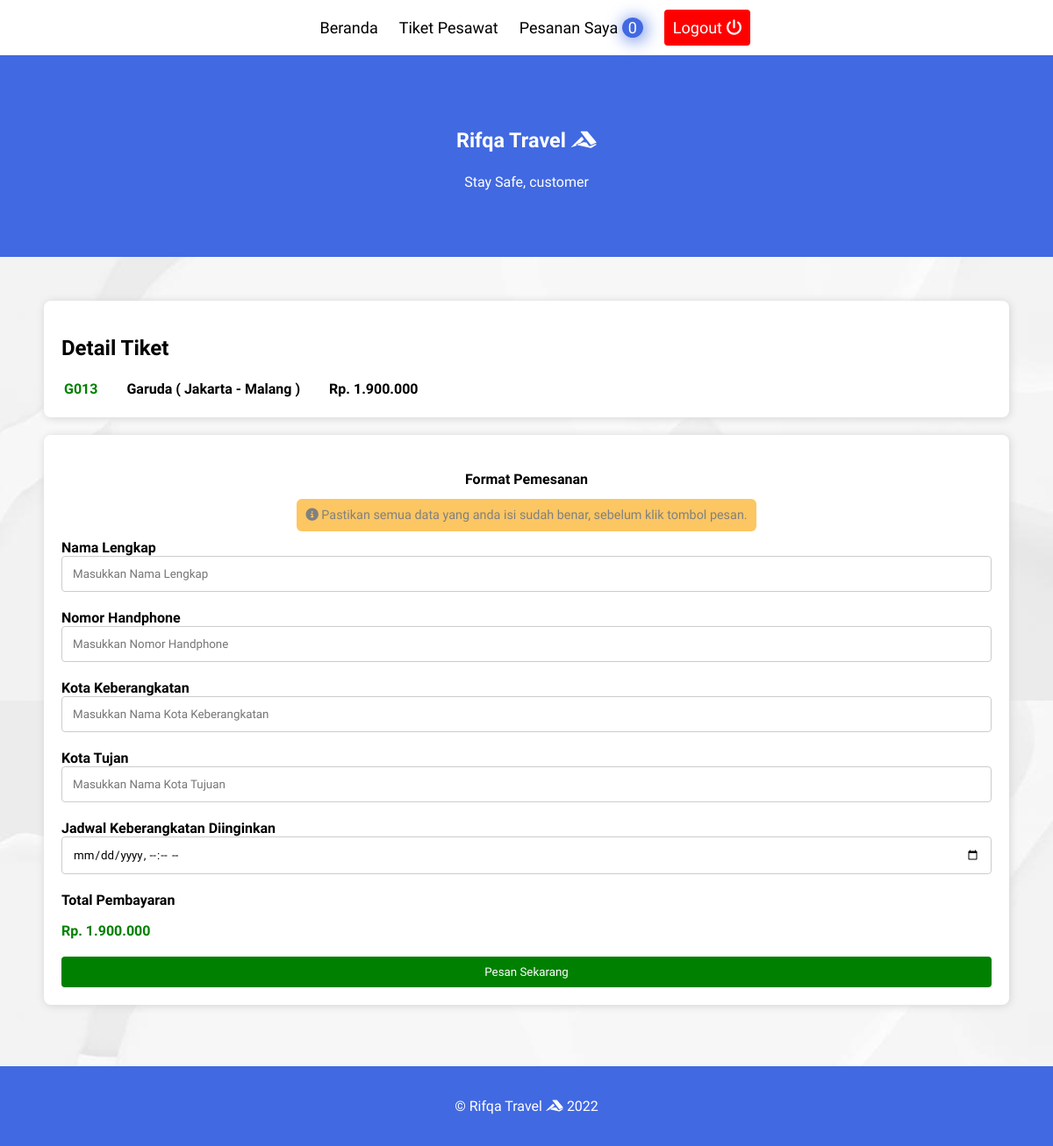
Page /rifqa_travel/produk.php?id=3 (signed in) on the committed database.
### tables this page shows
CREATE TABLE `user` (
  `id` int(11) NOT NULL,
  `username` varchar(200) NOT NULL,
  `password` varchar(200) NOT NULL,
  `nama` varchar(200) NOT NULL
);

CREATE TABLE `maskapai` (
  `id` int(11) NOT NULL,
  `kode` varchar(100) NOT NULL,
  `nama_maskapai` varchar(200) NOT NULL,
  `harga` varchar(200) NOT NULL
);

### rifqa_travel/functions.php (called while the page is built, shortened)
<?php
$conn = mysqli_connect("localhost", "root", "", "rifqa_travel");
function query($query) {
	global $conn;
	$result = mysqli_query($conn, $query);
	$rows = [];
	while ( $row = mysqli_fetch_assoc($result) ) {
		$rows[] = $row;
	};
	return $rows;
};

### rifqa_travel/produk.php (the view, shortened to what this page needs)
<?php
require 'functions.php';
$id = $_GET["id"];
$maskapai = query("SELECT * FROM maskapai WHERE id = $id")[0];
if (isset($_SESSION['username'])) {
    $username = $_SESSION['username'];
     $booking = mysqli_query($conn, "SELECT * FROM bookings WHERE username = '$username'");
}
$total_bookings = mysqli_num_rows($booking);
?>
<!DOCTYPE html>
<html>
<head>
    <link rel="stylesheet" href="css/style.css">
</head>
<body>
    <header>
        <nav>
            <ul>
                <li><a href="index.php">Beranda</a></li>
                <li><a href="katalog.php">Tiket Pesawat</a></li>
                <li><a href="pesanan.php">Pesanan Saya <span class="jumlah_bookings"><?= $total_bookings; ?></span></a></li>
                <li><a href="logout.php" class="btn" style="border-bottom: none;">Logout <i class="fas fa-power-off fa-1x"></i></a></li>
            </ul>
        </nav>
        <div class="jumbotron">
            <h3>Rifqa Travel <i class="fab fa-accusoft"></i></h3>
            <p>Stay Safe,
            <?php
                    if (isset($_SESSION['username'])) {
                     $username = $_SESSION['username'];
                     $query = mysqli_query($conn, "SELECT nama FROM user WHERE username = '$username'");
                     foreach ($query as $cf) {}
                     if($query->num_rows > 0) {
                      echo $cf['nama'];
                      }
                  }
                ?>
            </p>
        </div>
    </header>
    <main>
        <div id="content">
                <div class="card">
                    <h2>Detail Tiket</h2>
                    <table>
                      <tr>
                        <td><span style="color: green;cursor: pointer;"><?= $maskapai["kode"]; ?></span></td>
                        <td><?= $maskapai["nama_maskapai"]; ?></td>
                        <td><?= $maskapai["harga"]; ?></td>
                      </tr>
                    </table>
               </div>
               <div class="card">
                <form action="" method="post">
                    <center><h4>Format Pemesanan</h4></center>
                   <center><span style="color: grey;" class="alert"><i class="fas fa-info-circle"></i> Pastikan semua data yang anda isi sudah benar, sebelum klik tombol pesan.</span></center>
                    <br>
                    <div class="jarak">
                         <label for="nama_penerima">Nama Lengkap</label>
                         <input type="text" id="nama" name="nama" placeholder="Masukkan Nama Lengkap" required>
                    </div>
                    <div class="jarak">
                         <label for="nohp">Nomor Handphone</label>
                         <input type="number" id="nohp" name="nohp" placeholder="Masukkan Nomor Handphone" required>
                    </div>
                    <div class="jarak">
                         <label for="dari">Kota Keberangkatan</label>
                         <input type="text" id="dari" name="dari" placeholder="Masukkan Nama Kota Keberangkatan" required>
                    </div>
                    <div class="jarak">
                         <label for="tujuan">Kota Tujan</label>
                         <input type="text" id="tujuan" name="tujuan" placeholder="Masukkan Nama Kota Tujuan" required>
                    </div>
                    <div class="jarak">
                         <label for="jam_berangkat">Jadwal Keberangkatan Diinginkan</label>
                         <input type="datetime-local" id="jam_berangkat" name="jam_berangkat" placeholder="Masukkan Jam Keberangkatan Diinginkan" required>
                    </div>
                     <div class="jarak">
                         <label for="harga">Total Pembayaran</label>
                         <p style="font-weight: bold;color: green;"><?= $maskapai["harga"]; ?></p>
                    </div>
                    <button type="submit" name="pesan" class="btn" style="width: 100%;background-color: green;">Pesan Sekarang</button>
                </form>
            </div>
        </div>
    </main>
    <footer>
        <p>&#169 Rifqa Travel <i class="fab fa-accusoft"></i> 2022</p>
    </footer>
</body>
</html>

### rifqa_travel/css/style.css (style rules this page uses)
* { box-sizing: border-box; font-family: 'Sen', sans-serif; }
body { margin: 0; padding: 0; font-family: 'Sen', sans-serif; }
header { display: inline; }
nav { background-color: white; padding: 5px; text-align: center; position: sticky; top: 0; }
nav li { display: inline; list-style-type: none; margin-right: 20px; }
nav a { font-size: 18px; font-weight: 400; text-decoration: none; color: black; }
.jumbotron { font-size: 20px; padding: 60px; background-color: royalblue; text-align: center; color: #fff; }
.jumbotron p { font-size: 1rem; }
.jumlah_bookings { background-color: royalblue; padding: 1px 7px; border-radius: 50%; color: white; box-shadow: 2px 2px 20px royalblue; }
main { padding: 50px; overflow: auto; }
#content { float: right; width: 80%; }
.card { border-radius: 8px; box-shadow: 1px 1px 10px lightgrey; padding: 20px; margin: 0 0 20px 0; overflow: auto; background-color: white; }
.jarak { margin-bottom: 20px; }
label { font-weight: 600; }
input[type=text], input[type=password], input[type=number], input[type=date], input[type=file], input[type=time], input[type=datetime-local], textarea, select { width: 100%; padding: 12px; border: 1px solid #ccc; border-radius: 4px; box-sizing: border-box; }
.btn { cursor: pointer; outline: 0; background-color: royalblue; color: white; border-radius: 4px; padding: 8px; border: none; }
footer { background-color: royalblue; padding: 20px; font-weight: 500; color: white; text-align: center; }

### rifqa_travel/produk.php (style rules this page uses)
.btn { text-decoration: none; padding: 10px; background-color: red; }
#content { width: 55%; }
.alert { margin: 10px 0; font-size: 0.9rem; background-color: #FCC663; padding: 10px; border-radius: 6px; }
body { background-image: url("images/bg.jpeg"); background-size: contain; }
td { padding-right: 30px; font-weight: bold; }
#content { width: 100%; }

### rows in the picture
user: nama "customer"
maskapai: kode "G013", nama_maskapai "Garuda ( Jakarta - Malang )", harga "Rp. 1.900.000"

### other values in the picture
$total_bookings "0"
